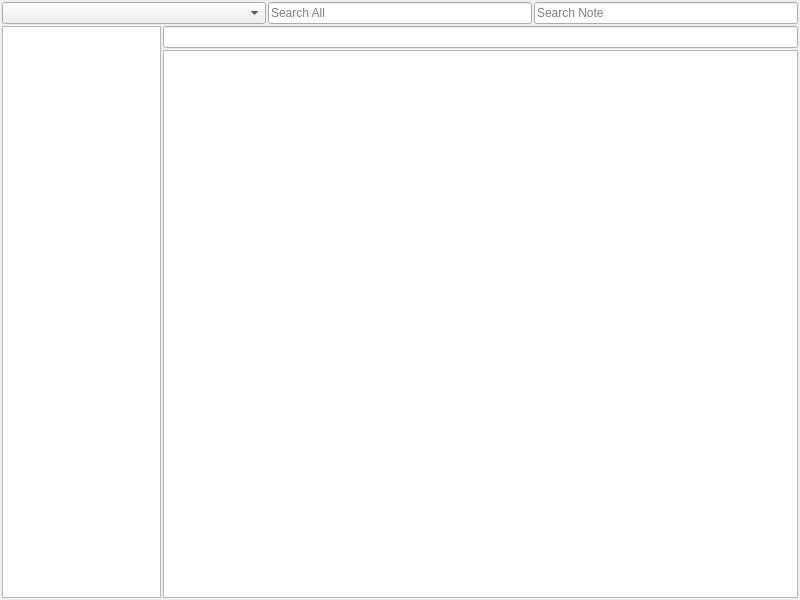
<?xml version="1.0" encoding="UTF-8"?>
<ui version="4.0">
 <class>MainWindow</class>
 <widget class="QMainWindow" name="MainWindow">
  <property name="geometry">
   <rect>
    <x>0</x>
    <y>0</y>
    <width>800</width>
    <height>600</height>
   </rect>
  </property>
  <property name="windowTitle">
   <string>MainWindow</string>
  </property>
  <widget class="QWidget" name="centralwidget">
   <layout class="QVBoxLayout" name="verticalLayout_2">
    <property name="spacing">
     <number>2</number>
    </property>
    <property name="leftMargin">
     <number>2</number>
    </property>
    <property name="topMargin">
     <number>2</number>
    </property>
    <property name="rightMargin">
     <number>2</number>
    </property>
    <property name="bottomMargin">
     <number>2</number>
    </property>
    <item>
     <layout class="QVBoxLayout" name="verticalLayout" stretch="5,95">
      <item>
       <layout class="QHBoxLayout" name="horizontalLayout_3" stretch="3,3,3">
        <item>
         <widget class="QComboBox" name="comboBox">
          <property name="currentText">
           <string notr="true"/>
          </property>
          <property name="placeholderText">
           <string>Menu</string>
          </property>
          <item>
           <property name="text">
            <string>New</string>
           </property>
          </item>
          <item>
           <property name="text">
            <string>Save</string>
           </property>
          </item>
          <item>
           <property name="text">
            <string>Info</string>
           </property>
          </item>
          <item>
           <property name="text">
            <string>Import</string>
           </property>
          </item>
          <item>
           <property name="text">
            <string>Export</string>
           </property>
          </item>
          <item>
           <property name="text">
            <string>Settings</string>
           </property>
          </item>
         </widget>
        </item>
        <item>
         <widget class="QLineEdit" name="lineEdit_searchall">
          <property name="placeholderText">
           <string>Search All</string>
          </property>
         </widget>
        </item>
        <item>
         <widget class="QLineEdit" name="lineEdit_searchnote">
          <property name="placeholderText">
           <string>Search Note</string>
          </property>
         </widget>
        </item>
       </layout>
      </item>
      <item>
       <layout class="QHBoxLayout" name="horizontalLayout" stretch="1,4">
        <item>
         <widget class="QListWidget" name="listWidget"/>
        </item>
        <item>
         <layout class="QVBoxLayout" name="verticalLayout_3" stretch="1,4">
          <item>
           <widget class="QLineEdit" name="lineEdit_title">
            <property name="font">
             <font>
              <weight>75</weight>
              <bold>true</bold>
             </font>
            </property>
           </widget>
          </item>
          <item>
           <widget class="QTextEdit" name="textEdit"/>
          </item>
         </layout>
        </item>
       </layout>
      </item>
     </layout>
    </item>
   </layout>
  </widget>
 </widget>
 <resources/>
 <connections/>
</ui>
